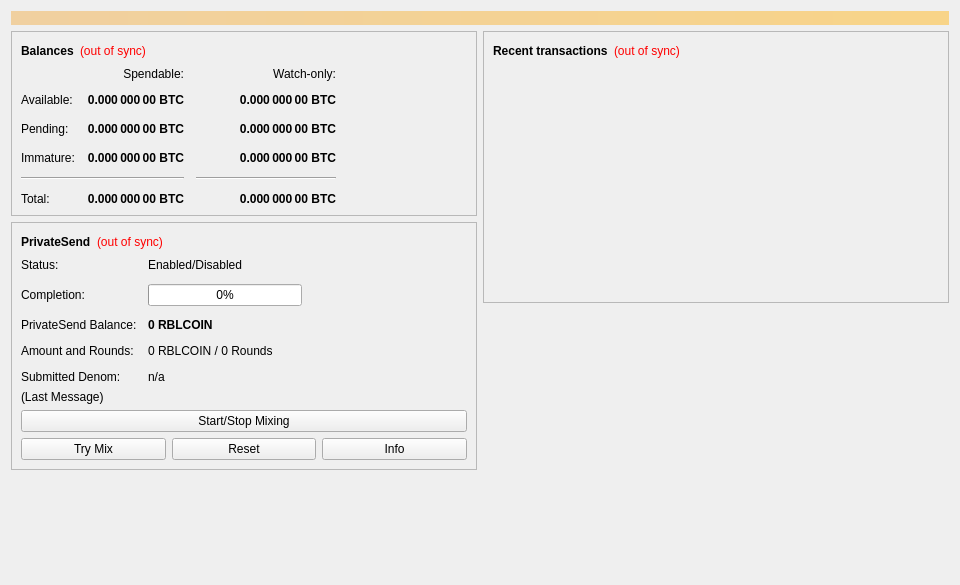
<?xml version="1.0" encoding="UTF-8"?>
<ui version="4.0">
 <class>OverviewPage</class>
 <widget class="QWidget" name="OverviewPage">
  <property name="geometry">
   <rect>
    <x>0</x>
    <y>0</y>
    <width>960</width>
    <height>585</height>
   </rect>
  </property>
  <property name="minimumSize">
   <size>
    <width>960</width>
    <height>0</height>
   </size>
  </property>
  <property name="windowTitle">
   <string>Form</string>
  </property>
  <layout class="QVBoxLayout" name="topLayout">
   <item>
    <widget class="QLabel" name="labelAlerts">
     <property name="visible">
      <bool>false</bool>
     </property>
     <property name="styleSheet">
      <string notr="true">QLabel { background-color: qlineargradient(x1: 0, y1: 0, x2: 1, y2: 0, stop:0 #F0D0A0, stop:1 #F8D488); color:#000000; }</string>
     </property>
     <property name="wordWrap">
      <bool>true</bool>
     </property>
     <property name="margin">
      <number>3</number>
     </property>
     <property name="textInteractionFlags">
      <set>Qt::TextSelectableByMouse</set>
     </property>
    </widget>
   </item>
   <item>
    <layout class="QHBoxLayout" name="horizontalLayout" stretch="1,1">
     <item>
      <layout class="QVBoxLayout" name="verticalLayout_2">
       <item>
        <widget class="QFrame" name="frame">
         <property name="frameShape">
          <enum>QFrame::StyledPanel</enum>
         </property>
         <property name="frameShadow">
          <enum>QFrame::Raised</enum>
         </property>
         <layout class="QVBoxLayout" name="verticalLayout_4">
          <item>
           <layout class="QHBoxLayout" name="horizontalLayout_4">
            <item>
             <widget class="QLabel" name="label_5">
              <property name="font">
               <font>
                <weight>75</weight>
                <bold>true</bold>
               </font>
              </property>
              <property name="text">
               <string>Balances</string>
              </property>
             </widget>
            </item>
            <item>
             <widget class="QLabel" name="labelWalletStatus">
              <property name="toolTip">
               <string>The displayed information may be out of date. Your wallet automatically synchronizes with the ROYALBRITISHLEGION network after a connection is established, but this process has not completed yet.</string>
              </property>
              <property name="styleSheet">
               <string notr="true">QLabel { color: red; }</string>
              </property>
              <property name="text">
               <string notr="true">(out of sync)</string>
              </property>
              <property name="alignment">
               <set>Qt::AlignLeading|Qt::AlignLeft|Qt::AlignVCenter</set>
              </property>
             </widget>
            </item>
            <item>
             <spacer name="horizontalSpacer_3">
              <property name="orientation">
               <enum>Qt::Horizontal</enum>
              </property>
              <property name="sizeHint" stdset="0">
               <size>
                <width>40</width>
                <height>20</height>
               </size>
              </property>
             </spacer>
            </item>
           </layout>
          </item>
          <item>
           <layout class="QGridLayout" name="gridLayout">
            <property name="spacing">
             <number>12</number>
            </property>
            <item row="2" column="2">
             <widget class="QLabel" name="labelWatchPending">
              <property name="font">
               <font>
                <weight>75</weight>
                <bold>true</bold>
               </font>
              </property>
              <property name="cursor">
               <cursorShape>IBeamCursor</cursorShape>
              </property>
              <property name="toolTip">
               <string>Unconfirmed transactions to watch-only addresses</string>
              </property>
              <property name="text">
               <string notr="true">0.000 000 00 BTC</string>
              </property>
              <property name="alignment">
               <set>Qt::AlignRight|Qt::AlignTrailing|Qt::AlignVCenter</set>
              </property>
              <property name="textInteractionFlags">
               <set>Qt::LinksAccessibleByMouse|Qt::TextSelectableByKeyboard|Qt::TextSelectableByMouse</set>
              </property>
             </widget>
            </item>
            <item row="2" column="1">
             <widget class="QLabel" name="labelUnconfirmed">
              <property name="font">
               <font>
                <weight>75</weight>
                <bold>true</bold>
               </font>
              </property>
              <property name="cursor">
               <cursorShape>IBeamCursor</cursorShape>
              </property>
              <property name="toolTip">
               <string>Total of transactions that have yet to be confirmed, and do not yet count toward the spendable balance</string>
              </property>
              <property name="text">
               <string notr="true">0.000 000 00 BTC</string>
              </property>
              <property name="alignment">
               <set>Qt::AlignRight|Qt::AlignTrailing|Qt::AlignVCenter</set>
              </property>
              <property name="textInteractionFlags">
               <set>Qt::LinksAccessibleByMouse|Qt::TextSelectableByKeyboard|Qt::TextSelectableByMouse</set>
              </property>
             </widget>
            </item>
            <item row="3" column="2">
             <widget class="QLabel" name="labelWatchImmature">
              <property name="font">
               <font>
                <weight>75</weight>
                <bold>true</bold>
               </font>
              </property>
              <property name="cursor">
               <cursorShape>IBeamCursor</cursorShape>
              </property>
              <property name="toolTip">
               <string>Mined balance in watch-only addresses that has not yet matured</string>
              </property>
              <property name="text">
               <string notr="true">0.000 000 00 BTC</string>
              </property>
              <property name="alignment">
               <set>Qt::AlignRight|Qt::AlignTrailing|Qt::AlignVCenter</set>
              </property>
              <property name="textInteractionFlags">
               <set>Qt::LinksAccessibleByMouse|Qt::TextSelectableByKeyboard|Qt::TextSelectableByMouse</set>
              </property>
             </widget>
            </item>
            <item row="4" column="0" colspan="2">
             <widget class="Line" name="lineSpendableBalance">
              <property name="orientation">
               <enum>Qt::Horizontal</enum>
              </property>
             </widget>
            </item>
            <item row="4" column="2">
             <widget class="Line" name="lineWatchBalance">
              <property name="sizePolicy">
               <sizepolicy hsizetype="Preferred" vsizetype="Fixed">
                <horstretch>0</horstretch>
                <verstretch>0</verstretch>
               </sizepolicy>
              </property>
              <property name="minimumSize">
               <size>
                <width>140</width>
                <height>0</height>
               </size>
              </property>
              <property name="orientation">
               <enum>Qt::Horizontal</enum>
              </property>
             </widget>
            </item>
            <item row="5" column="0">
             <widget class="QLabel" name="labelTotalText">
              <property name="text">
               <string>Total:</string>
              </property>
             </widget>
            </item>
            <item row="3" column="1">
             <widget class="QLabel" name="labelImmature">
              <property name="font">
               <font>
                <weight>75</weight>
                <bold>true</bold>
               </font>
              </property>
              <property name="cursor">
               <cursorShape>IBeamCursor</cursorShape>
              </property>
              <property name="toolTip">
               <string>Mined balance that has not yet matured</string>
              </property>
              <property name="text">
               <string notr="true">0.000 000 00 BTC</string>
              </property>
              <property name="alignment">
               <set>Qt::AlignRight|Qt::AlignTrailing|Qt::AlignVCenter</set>
              </property>
              <property name="textInteractionFlags">
               <set>Qt::LinksAccessibleByMouse|Qt::TextSelectableByKeyboard|Qt::TextSelectableByMouse</set>
              </property>
             </widget>
            </item>
            <item row="2" column="3">
             <spacer name="horizontalSpacer_2">
              <property name="orientation">
               <enum>Qt::Horizontal</enum>
              </property>
              <property name="sizeHint" stdset="0">
               <size>
                <width>40</width>
                <height>20</height>
               </size>
              </property>
             </spacer>
            </item>
            <item row="3" column="0">
             <widget class="QLabel" name="labelImmatureText">
              <property name="text">
               <string>Immature:</string>
              </property>
             </widget>
            </item>
            <item row="5" column="1">
             <widget class="QLabel" name="labelTotal">
              <property name="font">
               <font>
                <weight>75</weight>
                <bold>true</bold>
               </font>
              </property>
              <property name="cursor">
               <cursorShape>IBeamCursor</cursorShape>
              </property>
              <property name="toolTip">
               <string>Your current total balance</string>
              </property>
              <property name="text">
               <string notr="true">0.000 000 00 BTC</string>
              </property>
              <property name="alignment">
               <set>Qt::AlignRight|Qt::AlignTrailing|Qt::AlignVCenter</set>
              </property>
              <property name="textInteractionFlags">
               <set>Qt::LinksAccessibleByMouse|Qt::TextSelectableByKeyboard|Qt::TextSelectableByMouse</set>
              </property>
             </widget>
            </item>
            <item row="5" column="2">
             <widget class="QLabel" name="labelWatchTotal">
              <property name="font">
               <font>
                <weight>75</weight>
                <bold>true</bold>
               </font>
              </property>
              <property name="cursor">
               <cursorShape>IBeamCursor</cursorShape>
              </property>
              <property name="toolTip">
               <string>Current total balance in watch-only addresses</string>
              </property>
              <property name="text">
               <string notr="true">0.000 000 00 BTC</string>
              </property>
              <property name="alignment">
               <set>Qt::AlignRight|Qt::AlignTrailing|Qt::AlignVCenter</set>
              </property>
              <property name="textInteractionFlags">
               <set>Qt::LinksAccessibleByMouse|Qt::TextSelectableByKeyboard|Qt::TextSelectableByMouse</set>
              </property>
             </widget>
            </item>
            <item row="0" column="2">
             <widget class="QLabel" name="labelWatchonly">
              <property name="text">
               <string>Watch-only:</string>
              </property>
              <property name="alignment">
               <set>Qt::AlignRight|Qt::AlignTrailing|Qt::AlignVCenter</set>
              </property>
             </widget>
            </item>
            <item row="1" column="0">
             <widget class="QLabel" name="labelBalanceText">
              <property name="text">
               <string>Available:</string>
              </property>
             </widget>
            </item>
            <item row="1" column="1">
             <widget class="QLabel" name="labelBalance">
              <property name="font">
               <font>
                <weight>75</weight>
                <bold>true</bold>
               </font>
              </property>
              <property name="cursor">
               <cursorShape>IBeamCursor</cursorShape>
              </property>
              <property name="toolTip">
               <string>Your current spendable balance</string>
              </property>
              <property name="text">
               <string notr="true">0.000 000 00 BTC</string>
              </property>
              <property name="alignment">
               <set>Qt::AlignRight|Qt::AlignTrailing|Qt::AlignVCenter</set>
              </property>
              <property name="textInteractionFlags">
               <set>Qt::LinksAccessibleByMouse|Qt::TextSelectableByKeyboard|Qt::TextSelectableByMouse</set>
              </property>
             </widget>
            </item>
            <item row="1" column="2">
             <widget class="QLabel" name="labelWatchAvailable">
              <property name="font">
               <font>
                <weight>75</weight>
                <bold>true</bold>
               </font>
              </property>
              <property name="cursor">
               <cursorShape>IBeamCursor</cursorShape>
              </property>
              <property name="toolTip">
               <string>Your current balance in watch-only addresses</string>
              </property>
              <property name="text">
               <string notr="true">0.000 000 00 BTC</string>
              </property>
              <property name="alignment">
               <set>Qt::AlignRight|Qt::AlignTrailing|Qt::AlignVCenter</set>
              </property>
              <property name="textInteractionFlags">
               <set>Qt::LinksAccessibleByMouse|Qt::TextSelectableByKeyboard|Qt::TextSelectableByMouse</set>
              </property>
             </widget>
            </item>
            <item row="2" column="0">
             <widget class="QLabel" name="labelPendingText">
              <property name="text">
               <string>Pending:</string>
              </property>
             </widget>
            </item>
            <item row="0" column="1">
             <widget class="QLabel" name="labelSpendable">
              <property name="text">
               <string>Spendable:</string>
              </property>
              <property name="alignment">
               <set>Qt::AlignRight|Qt::AlignTrailing|Qt::AlignVCenter</set>
              </property>
             </widget>
            </item>
           </layout>
          </item>
         </layout>
        </widget>
       </item>
       <item>
        <widget class="QFrame" name="framePrivateSend">
         <property name="layoutDirection">
          <enum>Qt::LeftToRight</enum>
         </property>
         <property name="frameShape">
          <enum>QFrame::StyledPanel</enum>
         </property>
         <property name="frameShadow">
          <enum>QFrame::Raised</enum>
         </property>
         <layout class="QVBoxLayout" name="VerticalLayout_PS1">
          <item>
           <layout class="QHBoxLayout" name="horizontalLayout_5">
            <item>
             <widget class="QLabel" name="labelPrivateSendHeader">
              <property name="font">
               <font>
                <weight>75</weight>
                <bold>true</bold>
               </font>
              </property>
              <property name="text">
               <string>PrivateSend</string>
              </property>
             </widget>
            </item>
            <item>
             <widget class="QLabel" name="labelPrivateSendSyncStatus">
              <property name="toolTip">
               <string>The displayed information may be out of date. Your wallet automatically synchronizes with the ROYALBRITISHLEGION network after a connection is established, but this process has not completed yet.</string>
              </property>
              <property name="styleSheet">
               <string notr="true">QLabel { color: red; }</string>
              </property>
              <property name="text">
               <string notr="true">(out of sync)</string>
              </property>
              <property name="alignment">
               <set>Qt::AlignLeading|Qt::AlignLeft|Qt::AlignVCenter</set>
              </property>
             </widget>
            </item>
            <item>
             <spacer name="horizontalSpacer_4">
              <property name="orientation">
               <enum>Qt::Horizontal</enum>
              </property>
              <property name="sizeHint" stdset="0">
               <size>
                <width>40</width>
                <height>20</height>
               </size>
              </property>
             </spacer>
            </item>
           </layout>
          </item>
          <item>
           <layout class="QFormLayout" name="privateSendFormLayout">
            <property name="fieldGrowthPolicy">
             <enum>QFormLayout::AllNonFixedFieldsGrow</enum>
            </property>
            <property name="horizontalSpacing">
             <number>11</number>
            </property>
            <property name="verticalSpacing">
             <number>12</number>
            </property>
            <item row="0" column="0">
             <widget class="QLabel" name="labelPrivateSendEnabledText">
              <property name="text">
               <string>Status:</string>
              </property>
             </widget>
            </item>
            <item row="0" column="1">
             <widget class="QLabel" name="labelPrivateSendEnabled">
              <property name="text">
               <string>Enabled/Disabled</string>
              </property>
             </widget>
            </item>
            <item row="1" column="0">
             <widget class="QLabel" name="labelCompletitionText">
              <property name="text">
               <string>Completion:</string>
              </property>
             </widget>
            </item>
            <item row="1" column="1">
             <widget class="QProgressBar" name="privateSendProgress">
              <property name="maximumSize">
               <size>
                <width>154</width>
                <height>16777215</height>
               </size>
              </property>
              <property name="value">
               <number>0</number>
              </property>
             </widget>
            </item>
            <item row="2" column="0">
             <widget class="QLabel" name="labelAnonymizedText">
              <property name="text">
               <string>PrivateSend Balance:</string>
              </property>
             </widget>
            </item>
            <item row="2" column="1">
             <widget class="QLabel" name="labelAnonymized">
              <property name="font">
               <font>
                <weight>75</weight>
                <bold>true</bold>
               </font>
              </property>
              <property name="text">
               <string notr="true">0 RBLCOIN</string>
              </property>
             </widget>
            </item>
            <item row="3" column="0">
             <widget class="QLabel" name="labelAmountAndRoundsText">
              <property name="text">
               <string>Amount and Rounds:</string>
              </property>
             </widget>
            </item>
            <item row="3" column="1">
             <widget class="QLabel" name="labelAmountRounds">
              <property name="text">
               <string>0 RBLCOIN / 0 Rounds</string>
              </property>
             </widget>
            </item>
            <item row="4" column="0">
             <widget class="QLabel" name="labelSubmittedDenomText">
              <property name="text">
               <string>Submitted Denom:</string>
              </property>
             </widget>
            </item>
            <item row="4" column="1">
             <widget class="QLabel" name="labelSubmittedDenom">
              <property name="toolTip">
               <string>The denominations you submitted to the Masternode.&lt;br&gt;To mix, other users must submit the exact same denominations.</string>
              </property>
              <property name="text">
               <string>n/a</string>
              </property>
             </widget>
            </item>
           </layout>
          </item>
          <item>
           <layout class="QVBoxLayout" name="VerticalLayout_PS">
            <item>
             <widget class="QLabel" name="labelPrivateSendLastMessage">
              <property name="text">
               <string>(Last Message)</string>
              </property>
              <property name="alignment">
               <set>Qt::AlignLeading|Qt::AlignLeft|Qt::AlignTop</set>
              </property>
              <property name="wordWrap">
               <bool>true</bool>
              </property>
             </widget>
            </item>
            <item>
             <widget class="QPushButton" name="togglePrivateSend">
              <property name="sizePolicy">
               <sizepolicy hsizetype="MinimumExpanding" vsizetype="Fixed">
                <horstretch>0</horstretch>
                <verstretch>0</verstretch>
               </sizepolicy>
              </property>
              <property name="text">
               <string>Start/Stop Mixing</string>
              </property>
             </widget>
            </item>
            <item>
             <layout class="QHBoxLayout" name="horizontalLayout_debugbuttons">
              <item>
               <widget class="QPushButton" name="privateSendAuto">
                <property name="sizePolicy">
                 <sizepolicy hsizetype="MinimumExpanding" vsizetype="Fixed">
                  <horstretch>0</horstretch>
                  <verstretch>0</verstretch>
                 </sizepolicy>
                </property>
                <property name="toolTip">
                 <string>Try to manually submit a PrivateSend request.</string>
                </property>
                <property name="text">
                 <string>Try Mix</string>
                </property>
               </widget>
              </item>
              <item>
               <widget class="QPushButton" name="privateSendReset">
                <property name="sizePolicy">
                 <sizepolicy hsizetype="MinimumExpanding" vsizetype="Fixed">
                  <horstretch>0</horstretch>
                  <verstretch>0</verstretch>
                 </sizepolicy>
                </property>
                <property name="toolTip">
                 <string>Reset the current status of PrivateSend (can interrupt PrivateSend if it's in the process of Mixing, which can cost you money!)</string>
                </property>
                <property name="autoFillBackground">
                 <bool>false</bool>
                </property>
                <property name="text">
                 <string>Reset</string>
                </property>
               </widget>
              </item>
              <item>
               <widget class="QPushButton" name="privateSendInfo">
                <property name="sizePolicy">
                 <sizepolicy hsizetype="MinimumExpanding" vsizetype="Fixed">
                  <horstretch>0</horstretch>
                  <verstretch>0</verstretch>
                 </sizepolicy>
                </property>
                <property name="toolTip">
                 <string>Information about PrivateSend and Mixing</string>
                </property>
                <property name="text">
                 <string>Info</string>
                </property>
               </widget>
              </item>
             </layout>
            </item>
           </layout>
          </item>
         </layout>
        </widget>
       </item>
       <item>
        <spacer name="verticalSpacer">
         <property name="orientation">
          <enum>Qt::Vertical</enum>
         </property>
         <property name="sizeHint" stdset="0">
          <size>
           <width>20</width>
           <height>40</height>
          </size>
         </property>
        </spacer>
       </item>
      </layout>
     </item>
     <item>
      <layout class="QVBoxLayout" name="verticalLayout_3">
       <item>
        <widget class="QFrame" name="frame_2">
         <property name="frameShape">
          <enum>QFrame::StyledPanel</enum>
         </property>
         <property name="frameShadow">
          <enum>QFrame::Raised</enum>
         </property>
         <layout class="QVBoxLayout" name="verticalLayout">
          <item>
           <layout class="QHBoxLayout" name="horizontalLayout_2">
            <item>
             <widget class="QLabel" name="label_4">
              <property name="font">
               <font>
                <weight>75</weight>
                <bold>true</bold>
               </font>
              </property>
              <property name="text">
               <string>Recent transactions</string>
              </property>
             </widget>
            </item>
            <item>
             <widget class="QLabel" name="labelTransactionsStatus">
              <property name="toolTip">
               <string>The displayed information may be out of date. Your wallet automatically synchronizes with the ROYALBRITISHLEGION network after a connection is established, but this process has not completed yet.</string>
              </property>
              <property name="styleSheet">
               <string notr="true">QLabel { color: red; }</string>
              </property>
              <property name="text">
               <string notr="true">(out of sync)</string>
              </property>
              <property name="alignment">
               <set>Qt::AlignLeading|Qt::AlignLeft|Qt::AlignVCenter</set>
              </property>
             </widget>
            </item>
            <item>
             <spacer name="horizontalSpacer">
              <property name="orientation">
               <enum>Qt::Horizontal</enum>
              </property>
              <property name="sizeHint" stdset="0">
               <size>
                <width>40</width>
                <height>20</height>
               </size>
              </property>
             </spacer>
            </item>
           </layout>
          </item>
          <item>
           <widget class="QListView" name="listTransactions">
            <property name="styleSheet">
             <string notr="true">QListView { background: transparent; }</string>
            </property>
            <property name="frameShape">
             <enum>QFrame::NoFrame</enum>
            </property>
            <property name="verticalScrollBarPolicy">
             <enum>Qt::ScrollBarAlwaysOff</enum>
            </property>
            <property name="horizontalScrollBarPolicy">
             <enum>Qt::ScrollBarAlwaysOff</enum>
            </property>
            <property name="selectionMode">
             <enum>QAbstractItemView::NoSelection</enum>
            </property>
           </widget>
          </item>
         </layout>
        </widget>
       </item>
       <item>
        <spacer name="verticalSpacer_2">
         <property name="orientation">
          <enum>Qt::Vertical</enum>
         </property>
         <property name="sizeHint" stdset="0">
          <size>
           <width>20</width>
           <height>40</height>
          </size>
         </property>
        </spacer>
       </item>
      </layout>
     </item>
    </layout>
   </item>
  </layout>
 </widget>
 <resources/>
 <connections/>
</ui>
